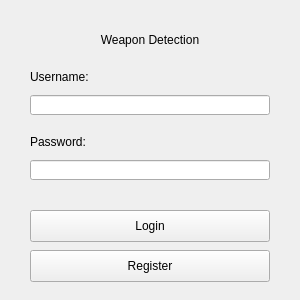
<?xml version="1.0" encoding="UTF-8"?>
<ui version="4.0">
 <class>MainWindow</class>
 <widget class="QMainWindow" name="MainWindow">
  <property name="geometry">
   <rect>
    <x>0</x>
    <y>0</y>
    <width>300</width>
    <height>300</height>
   </rect>
  </property>
  <property name="minimumSize">
   <size>
    <width>300</width>
    <height>300</height>
   </size>
  </property>
  <property name="maximumSize">
   <size>
    <width>300</width>
    <height>300</height>
   </size>
  </property>
  <property name="windowTitle">
   <string>Weapon Detector</string>
  </property>
  <widget class="QWidget" name="centralwidget">
   <widget class="QLabel" name="label_name">
    <property name="geometry">
     <rect>
      <x>50</x>
      <y>32</y>
      <width>200</width>
      <height>16</height>
     </rect>
    </property>
    <property name="text">
     <string>Weapon Detection</string>
    </property>
    <property name="alignment">
     <set>Qt::AlignCenter</set>
    </property>
   </widget>
   <widget class="QLabel" name="label_username">
    <property name="geometry">
     <rect>
      <x>30</x>
      <y>70</y>
      <width>66</width>
      <height>13</height>
     </rect>
    </property>
    <property name="text">
     <string>Username:</string>
    </property>
   </widget>
   <widget class="QLabel" name="label_password">
    <property name="geometry">
     <rect>
      <x>30</x>
      <y>135</y>
      <width>60</width>
      <height>13</height>
     </rect>
    </property>
    <property name="text">
     <string>Password:</string>
    </property>
   </widget>
   <widget class="QLineEdit" name="username_input">
    <property name="geometry">
     <rect>
      <x>30</x>
      <y>95</y>
      <width>240</width>
      <height>20</height>
     </rect>
    </property>
   </widget>
   <widget class="QLineEdit" name="password_input">
    <property name="geometry">
     <rect>
      <x>30</x>
      <y>160</y>
      <width>240</width>
      <height>20</height>
     </rect>
    </property>
    <property name="echoMode">
     <enum>QLineEdit::Password</enum>
    </property>
   </widget>
   <widget class="QPushButton" name="login_button">
    <property name="geometry">
     <rect>
      <x>30</x>
      <y>210</y>
      <width>240</width>
      <height>32</height>
     </rect>
    </property>
    <property name="text">
     <string>Login</string>
    </property>
   </widget>
   <widget class="QPushButton" name="register_button">
    <property name="geometry">
     <rect>
      <x>30</x>
      <y>250</y>
      <width>240</width>
      <height>32</height>
     </rect>
    </property>
    <property name="text">
     <string>Register</string>
    </property>
   </widget>
  </widget>
 </widget>
 <resources/>
 <connections/>
</ui>
